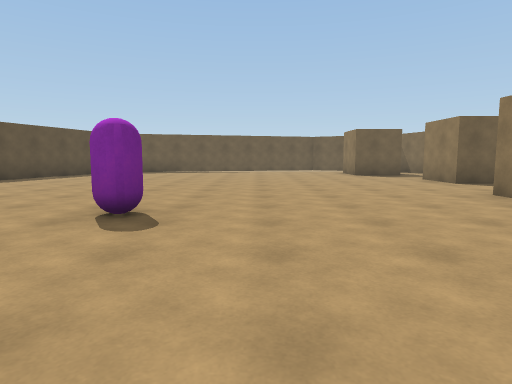
[1] (above)

14 first-person views from a walk through a Unity game level. The camera is 1.2 m above the floor, tilts 6° down and sees 75° across. The floor is counted in squares, 2 m on a side. Each view is taken from the middle of a square. On the plan, view 1 faces up. The plan holds only what a view shows up to about 10 squares ahead; the rest is blank. The place goes on beyond the plan. The player is left out.

[2]
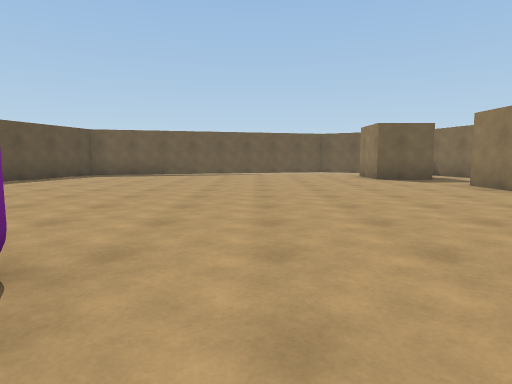

[3]
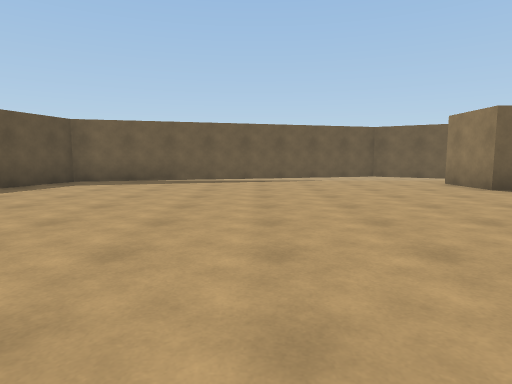

[4]
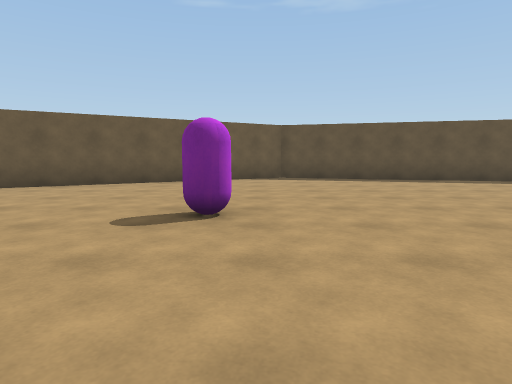

[5]
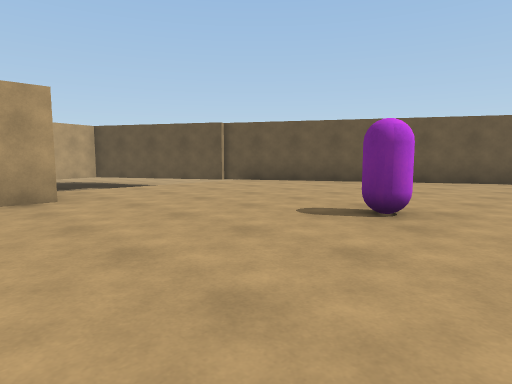

[6]
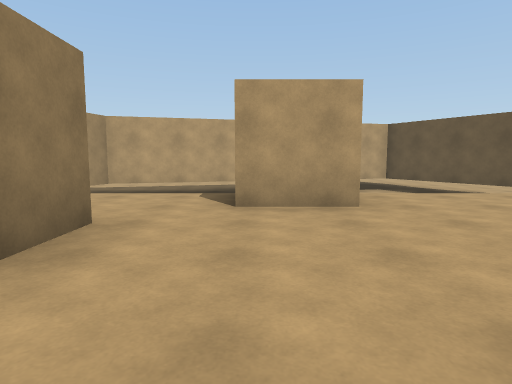

[7]
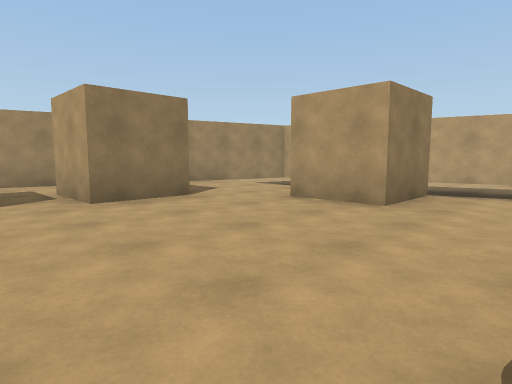

[8]
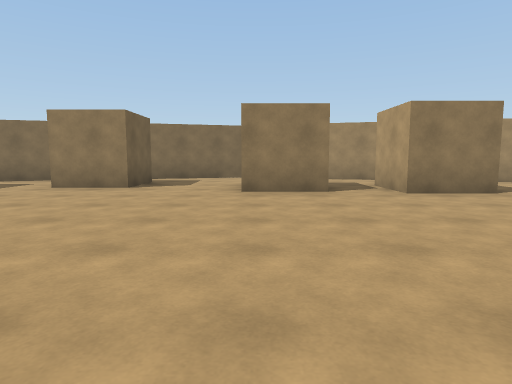

[9]
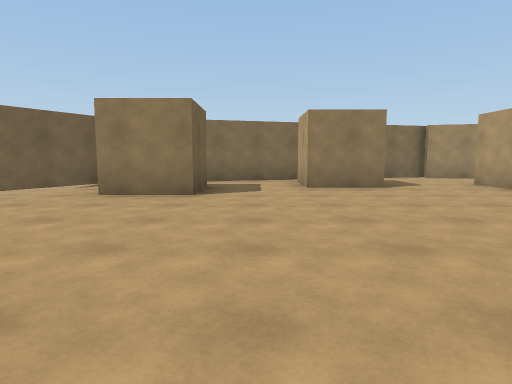

[10]
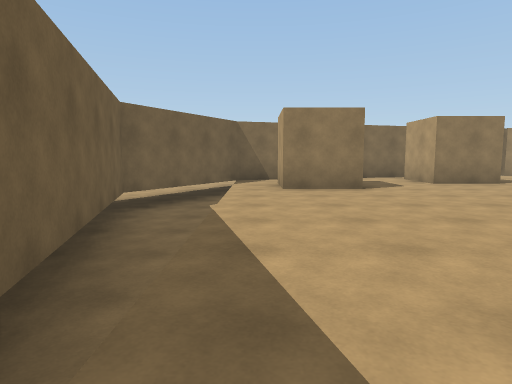

[11]
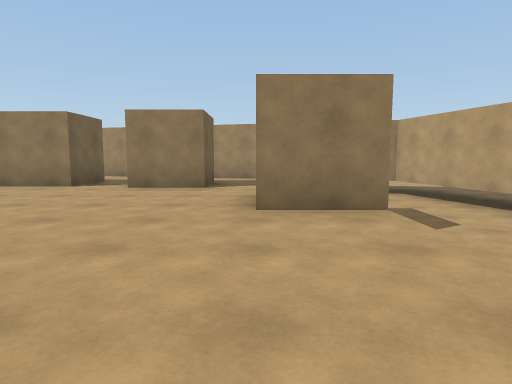

[12]
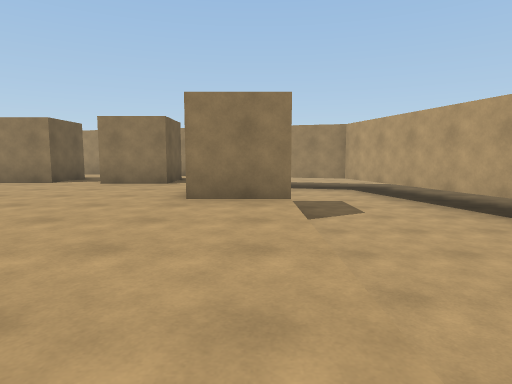

[13]
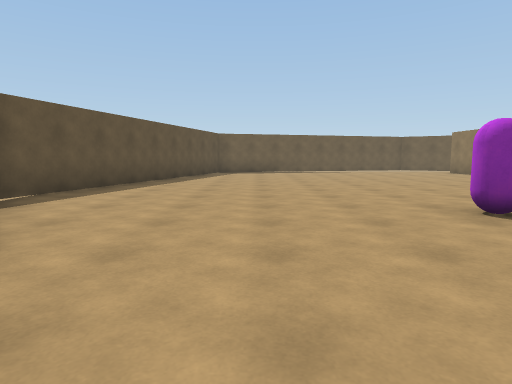

[14]
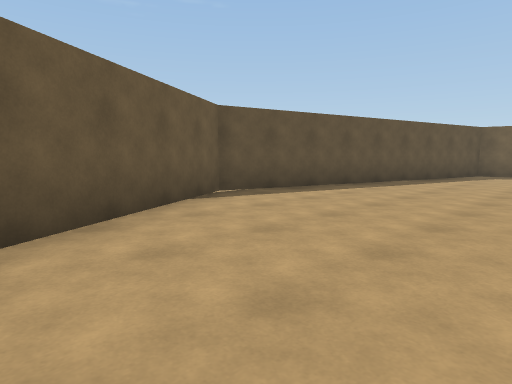

### Floor plan
Key: @ floor where view 1 was taken; # wall or solid block; . floor; v drop or lower ground; C purple capsule.
Columns run from 8 left of view 1 to 8 right of it. Each row starts with its distance up from view 1.
 15        #######
 14   ######vvvvv##
 13   #...........#
 12   #.........#.##
 11  ##.........#..#
 10  #.............#
  9  #...........###
  8  #...........####
  7 ##..............#
  6 #...............#
  5 #...........##..#
  4 #...........##..#
  3 ##.....C.......##
  2  ##.........##.#
  1   #.........##.#
  0   ##....@##....#
 -1    #.....# ...##
 -2    ##vvvvvvvvv#
 -3     ##vvvvvvvv#
 -4      #vvvvv####

Positions as (right, up) in squares from view 1, and headings:
1: (0, 0), facing up
2: (0, 2), facing up
3: (-1, 5), facing up
4: (2, 4), facing left
5: (2, 5), facing down-left
6: (2, 4), facing down
7: (-1, 4), facing down-right
8: (-2, 5), facing right
9: (-2, 10), facing right
10: (-3, 13), facing right
11: (-3, 0), facing right
12: (-4, -1), facing right
13: (-4, 0), facing up
14: (-3, 1), facing up-left
